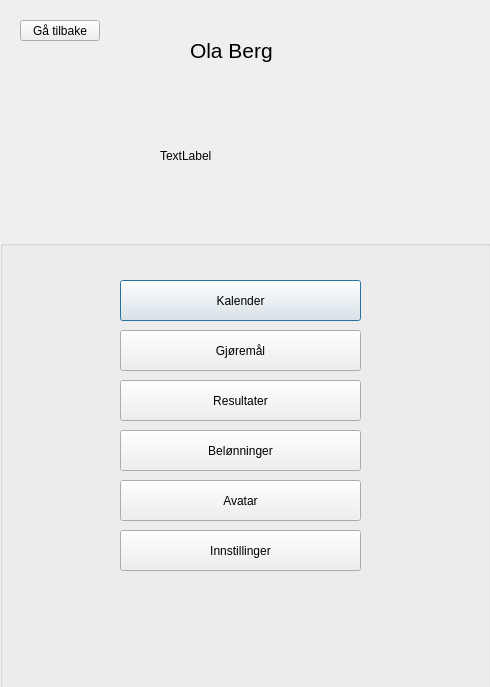
<?xml version="1.0" encoding="UTF-8"?>
<ui version="4.0">
 <class>ProfileDialog</class>
 <widget class="QDialog" name="ProfileDialog">
  <property name="geometry">
   <rect>
    <x>0</x>
    <y>0</y>
    <width>490</width>
    <height>687</height>
   </rect>
  </property>
  <property name="windowTitle">
   <string>Dialog</string>
  </property>
  <widget class="QGroupBox" name="groupBox">
   <property name="geometry">
    <rect>
     <x>0</x>
     <y>240</y>
     <width>491</width>
     <height>481</height>
    </rect>
   </property>
   <property name="title">
    <string/>
   </property>
   <widget class="QPushButton" name="pushButton_Calender_Profile">
    <property name="geometry">
     <rect>
      <x>120</x>
      <y>40</y>
      <width>241</width>
      <height>41</height>
     </rect>
    </property>
    <property name="text">
     <string>Kalender</string>
    </property>
   </widget>
   <widget class="QPushButton" name="pushButton_Tasks">
    <property name="geometry">
     <rect>
      <x>120</x>
      <y>90</y>
      <width>241</width>
      <height>41</height>
     </rect>
    </property>
    <property name="text">
     <string>Gjøremål</string>
    </property>
   </widget>
   <widget class="QPushButton" name="pushButton_Results_Profile">
    <property name="geometry">
     <rect>
      <x>120</x>
      <y>140</y>
      <width>241</width>
      <height>41</height>
     </rect>
    </property>
    <property name="text">
     <string>Resultater</string>
    </property>
   </widget>
   <widget class="QPushButton" name="pushButton_Rewards_Profile">
    <property name="geometry">
     <rect>
      <x>120</x>
      <y>190</y>
      <width>241</width>
      <height>41</height>
     </rect>
    </property>
    <property name="text">
     <string>Belønninger</string>
    </property>
   </widget>
   <widget class="QPushButton" name="pushButton_Avatar_Profile">
    <property name="geometry">
     <rect>
      <x>120</x>
      <y>240</y>
      <width>241</width>
      <height>41</height>
     </rect>
    </property>
    <property name="text">
     <string>Avatar</string>
    </property>
   </widget>
   <widget class="QPushButton" name="pushButton_Settings_Profile">
    <property name="geometry">
     <rect>
      <x>120</x>
      <y>290</y>
      <width>241</width>
      <height>41</height>
     </rect>
    </property>
    <property name="text">
     <string>Innstillinger</string>
    </property>
   </widget>
  </widget>
  <widget class="QLabel" name="label_name">
   <property name="geometry">
    <rect>
     <x>190</x>
     <y>30</y>
     <width>131</width>
     <height>41</height>
    </rect>
   </property>
   <property name="font">
    <font>
     <pointsize>16</pointsize>
    </font>
   </property>
   <property name="text">
    <string>Ola Berg</string>
   </property>
  </widget>
  <widget class="QLabel" name="label_profilePicture">
   <property name="geometry">
    <rect>
     <x>160</x>
     <y>90</y>
     <width>131</width>
     <height>131</height>
    </rect>
   </property>
   <property name="text">
    <string>TextLabel</string>
   </property>
  </widget>
  <widget class="QPushButton" name="pushButton">
   <property name="geometry">
    <rect>
     <x>20</x>
     <y>20</y>
     <width>80</width>
     <height>21</height>
    </rect>
   </property>
   <property name="text">
    <string>Gå tilbake</string>
   </property>
  </widget>
 </widget>
 <resources/>
 <connections/>
</ui>
